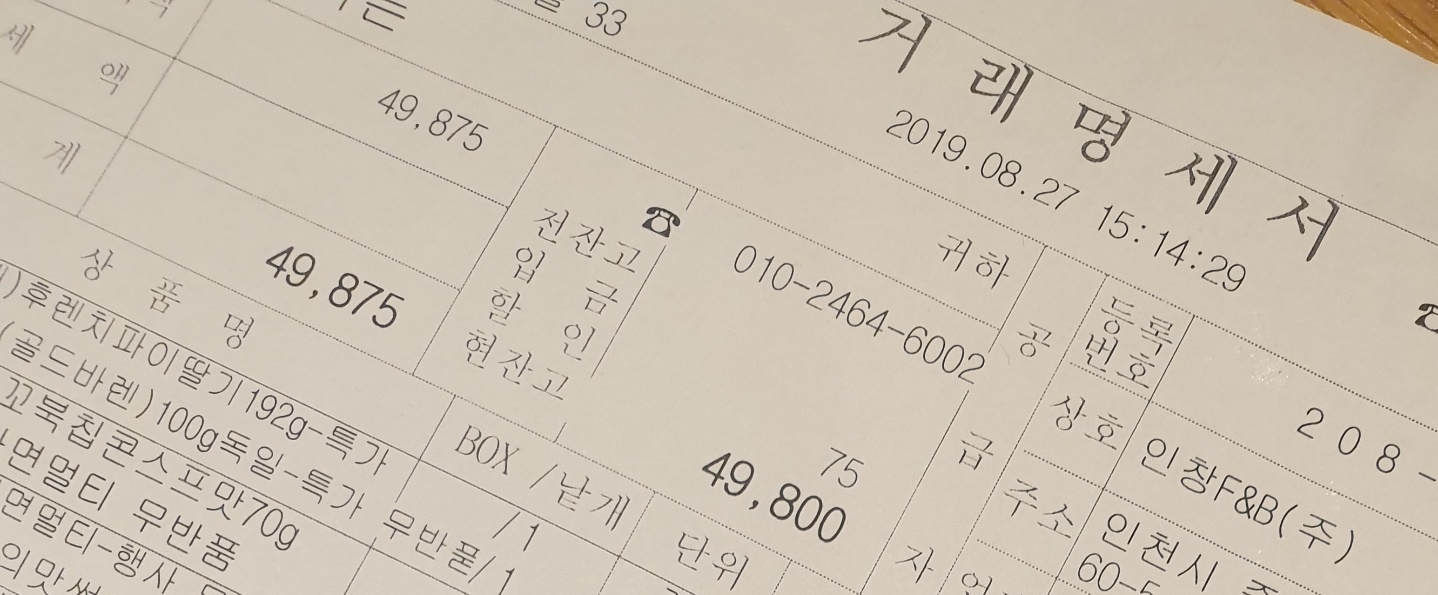
#> input picture image/hanwha5.jpg, 1438 x 595 px, found by its file name
$ jupyter execute --allow-errors '청구서OCR.ipynb'
#> lines starting #> are read from the running program, lines starting #| are printed output that depends on the picture; after the words box and inside, x2 and y2 are one past the last pixel; in counts of white or black regions, pixels touching at a corner belong together
[cell 1]
#1. 자동차 번호판 위치 확인
#2. 실제 자동차 번호 추출

[cell 2]
### import cv2  # 이미지 작업   -> opencv python 설치
import cv2
import numpy as np # 행렬 계산
import matplotlib.pyplot as plt    # 결과물 시각화
import pytesseract   # 이미지에서 글씨를 읽어내기 위해 사용
from PIL import Image
plt.style.use('dark_background')

#1. 이미지 불러오기
img_car = cv2.imread("C:/programming/myPyCode/BigData/Final_Prjoect/image/hanwha5.jpg")
#> img_car is the input picture: shape (595, 1438, 3); mean B, G, R 178.9, 193.6, 204.4

#2. 높이, 너비, 채널 크기 조절
height, width, channel = img_car.shape  # 너비, 높이, 채널 저장.

#3. 이미지 확인해보기
plt.figure(figsize=(12,10))
plt.imshow(img_car, cmap='gray')
plt.show()

[cell 3]
#4. 이미지를 GrayScale로 전환
gray = cv2.cvtColor(img_car, cv2.COLOR_BGR2GRAY)

plt.figure(figsize=(12,10))
plt.imshow(gray, cmap = 'gray')
plt.show()

[cell 4]
#  5. Adaptive Thresholding 진행.
# 사용 기법 - GaussianBlur / AdaptiveThreshold
# GaussianBlur 사용 이유 - Noise를 줄이기 위함.
# AdaptiveThreshold 사용 이유 - 노트 참고.
#Threshold란? - '문턱'이라는 뜻.
#이 값을 기준으로 상황이 급격하게 변한다는 뜻.
#ex)문턱값이 0.5일 때, 0.5를 기준으로 작으면 0, 보다 크면 1로 설정.(이진화와 비슷)

[cell 5]
#  5.1과 5.2는 가우시안 blur를 사용하고 안하고를 비교하기 위함.
# 5.1. Threshold only만 진행. 가우시안 blur X
img_thresh = cv2.adaptiveThreshold(
    gray,
    maxValue = 255.0,
    adaptiveMethod = cv2.ADAPTIVE_THRESH_GAUSSIAN_C,
    thresholdType = cv2.THRESH_BINARY_INV,
    blockSize =19,
    C=9
)
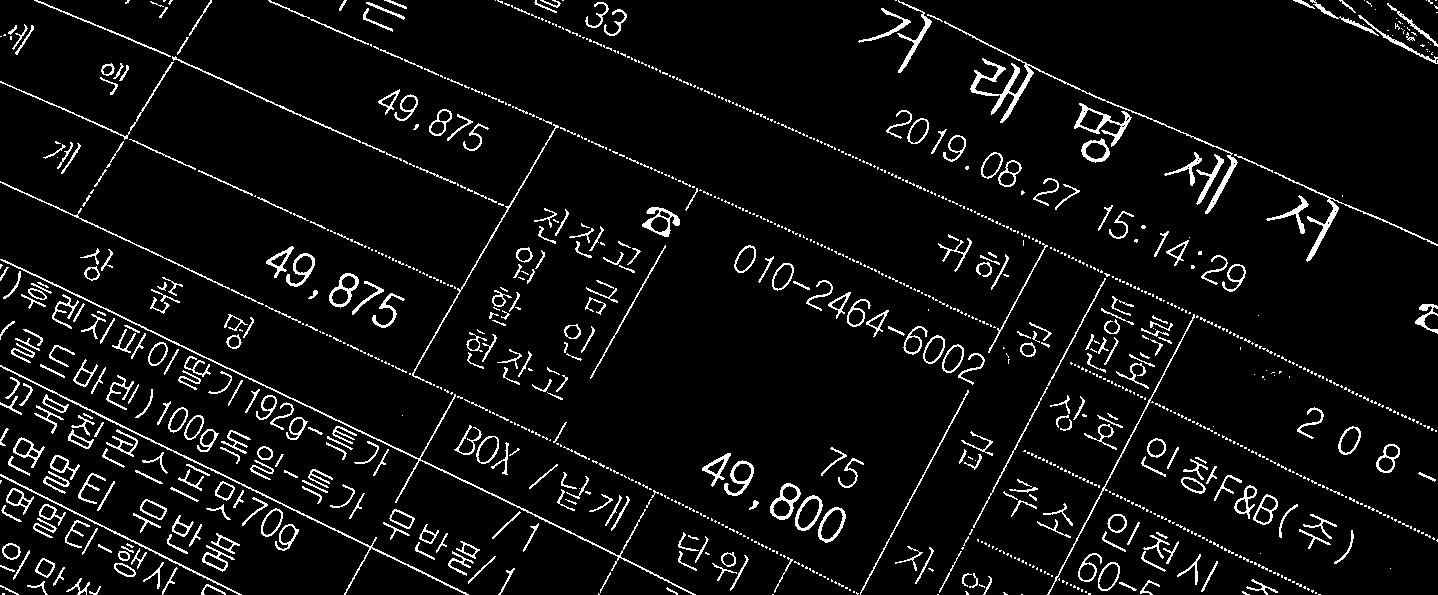
#> img_thresh: shape (595, 1438); 6% white in thin lines or dots

[cell 6]
img_thresh # only Threshold

[cell 7]
# 5.2 가우시안 blur + Threshold 진행.
img_blurred = cv2.GaussianBlur(gray, ksize = (5,5), sigmaX = 0)

[cell 8]
img_blurred

[cell 9]
img_blur_thresh = cv2.adaptiveThreshold(
    img_blurred,
    maxValue = 255.0,
    adaptiveMethod = cv2.ADAPTIVE_THRESH_GAUSSIAN_C,
    thresholdType = cv2.THRESH_BINARY_INV,
    blockSize = 19,
    C = 9
)
#> img_blur_thresh: shape (595, 1438); 7.5% white in thin lines or dots

[cell 10]
img_blur_thresh # GaussianBlur + Threshold

[cell 11]
# 5.3. only Threshold vs GaussianBlur + Threshold 비교
plt.figure(figsize=(20,20))
plt.subplot(1,2,1)
plt.title("only Threshold")
plt.imshow(img_thresh, cmap = 'gray')
plt.subplot(1,2,2)
plt.title("Blur and Threshold")
plt.imshow(img_blur_thresh, cmap='gray')
plt.show()

## 해석
## -> Blur를 진행했을 때 Noise가 더 없어지는 것을 볼 수 있음.
## -> AdaptiveThreshold를 통해, 검은색과 흰색으로 나눌 수 있음.
##  이렇게 진행함으로써, 컴퓨터가 번호를 좀 더 찾기 쉽게 하기 위함.

[cell 12]
# 6. Contours 찾기.
# Contours는 윤곽선을 의미.
#★★★★★윤곽선을 통해 번호판의 위치를 찾아낼 것임.★★★★★

# 참고 사이트
#https://datascienceschool.net/view-notebook/f9f8983941254a34bf0fee42c66c5539/
#  컨투어란?
# 동일한 색 또는 동일한 픽셀값(강도, intensity)을 가지고 있는 영역의 경계선을
#연결한 선. 윤곽선, 외형을 파악하는 데 사용. 결과물의 정확성을 위하여 임계처리
#등을 통해 이미지를 이진화 하여 사용.


#6.1. only Threshold
contours1, _= cv2.findContours(
    img_thresh,
    mode = cv2.RETR_LIST, # 모든 컨투어 라인을 찾지만, 상하구조 관계를 구성하지않음.
    method = cv2.CHAIN_APPROX_SIMPLE # 컨투어인을 그릴 수 있는 포인트만 반환
)
#> contours1 = 1286 contours, 862 with area under 20; largest, box (x1, y1, x2, y2) and area: (944, 21, 1238, 214) 1238, (0, 259, 696, 595) 860, (1074, 103, 1132, 147) 738, (770, 483, 801, 520) 656, (818, 507, 846, 543) 636

temp_result1= np.zeros((height, width, channel), dtype = np.uint8) # height, width, channel 크기에 맞게, 0으로 초기화

#> (the rest of this cell did not finish here and is left out)

[cell 13]
#6.2. 가우시안 blur + Threshold 진행. -> 6.1보다 노이즈가 적음.
contours2, _ = cv2.findContours(
    img_blur_thresh,
    mode = cv2.RETR_LIST, # 모든 컨투어 라인을 찾지만, 상하구조 관계를 구성하지않음.
    method = cv2.CHAIN_APPROX_SIMPLE # 컨투어인을 그릴 수 있는 포인트만 반환
)
#> contours2 = 827 contours, 335 with area under 20; largest, box (x1, y1, x2, y2) and area: (0, 259, 695, 595) 1382, (0, 365, 468, 595) 918, (1033, 66, 1131, 146) 911, (970, 58, 1034, 123) 778, (770, 483, 801, 520) 671

temp_result2= np.zeros((height, width, channel), dtype = np.uint8) # height, width, channel 크기에 맞게, 0으로 초기화

#> (the rest of this cell did not finish here and is left out)

[cell 14]
###### 앞으로 윤곽선이 noise가 없는 데이터를 이용할 것임(blur + Threshold) ###########
# 7. 윤곽선을 직사각형으로 만들기.
contours_dict = []
for contour in contours2:
    x, y, w, h = cv2.boundingRect(contour)  # cv2.boundingRect() 윤곽선을 감싸는 사각형을 구한다. => 사각형 범위 찾기
    cv2.rectangle(temp_result2, pt1=(x,y), pt2=(x+w, y+h), color=(255,255,255), thickness = 2)  # 이미지에 사각형을 그린다.

    # dict에 데이터 삽입
    contours_dict.append({  # boundingRect에 해당하는 값들을 저장.
        'contour' : contour,
        'x' : x,
        'y' : y,
        'w' : w,
        'h' : h,
        'cx' : x + (w/2),  # (cx,cy)는 중심 좌표.
        'cy' : y + (h/2)

    })
#> this loop made 827 passes
#> (x, y, w, h) on passes 2, 5, 6: (598, 594, 1, 1), (1315, 592, 3, 3), (1003, 592, 5, 3)
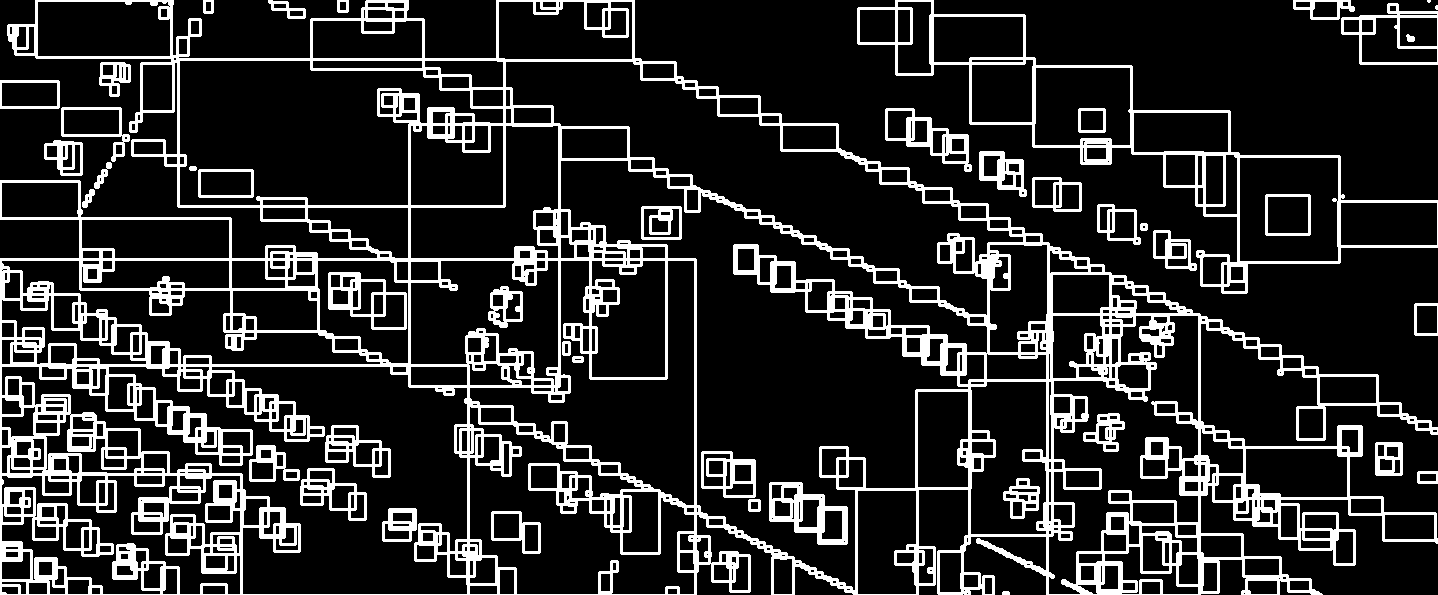
#> temp_result2: shape (595, 1438, 3); 17% white; 45 white regions (2 under 20 px), largest, box (x1, y1, x2, y2) and area: (0, 0, 1438, 595) 113683, (857, 0, 1438, 294) 8571, (769, 482, 848, 545) 1908
#> after the loop, contours_dict = 827 items

# boundingRect에서 만든 그림 확인. => contour를 감싸는 사각형의 모습들을 볼 수 있을 것임.
plt.figure(figsize=(12,10))
plt.imshow(temp_result2, cmap='gray')
plt.show()

[cell 15]
# 8. 위에서 네모를 다음 구간으로 추릴 것임.
MIN_AREA = 80 # boundingRect의 최소 넓이는 80
MIN_WIDTH, MIN_HEIGHT = 2, 8 # boundingRect의 최소 너비와 높이는 2, 8로 지정.
MIN_RATIO, MAX_RATIO = 0.25, 1.0 # boundingRect의 가로, 세로 비율의 최소와 최대

possible_contours = [] # 가능한 boundingRect를 다 저장할 것임.

cnt = 0
for d in contours_dict:
    area = d['w'] * d['h']  # 넓이 = 가로 * 세로
    ratio = d['w'] / d['h']  # 비율 = 가로 / 세로

    # 위 조건들을 확인하며, 번호판 확률이 높은 친구들을 possible_contours에 저장하자.
    if area > MIN_AREA and d['w'] > MIN_WIDTH and d['h'] > MIN_HEIGHT \
    and MIN_RATIO < ratio < MAX_RATIO:
        d['idx'] = cnt
        cnt += 1
        ## 각 윤곽선의 idx 값을 매겨 놓고, 나중에 조건에 맞는 윤곽선들의 idx만 따로 빼내기 위해 idx 값 지정.
        possible_contours.append(d)
#> this loop made 827 passes
#> (area, ratio) on passes 7, 14, 15, 16, 19, 21, 22, 24: (28, 1.75), (24, 1.5), (96, 1.5), (108, 1.33), (190, 1.9), (275, 2.27), (24, 1.5), (170, 1.7)
#> after the loop, cnt = 221; possible_contours = 221 items

[cell 16]
# 9. 조건에 맞는 boundingRect를 추려보기
temp_result2 = np.zeros((height, width, channel), dtype=np.uint8)  # 값을 초기화 시키기.

for d in possible_contours:
    cv2.rectangle(temp_result2, pt1=(d['x'], d['y']), pt2 = (d['x'] + d['y'], d['y']+d['h']), color= (255,255,255), thickness = 2)
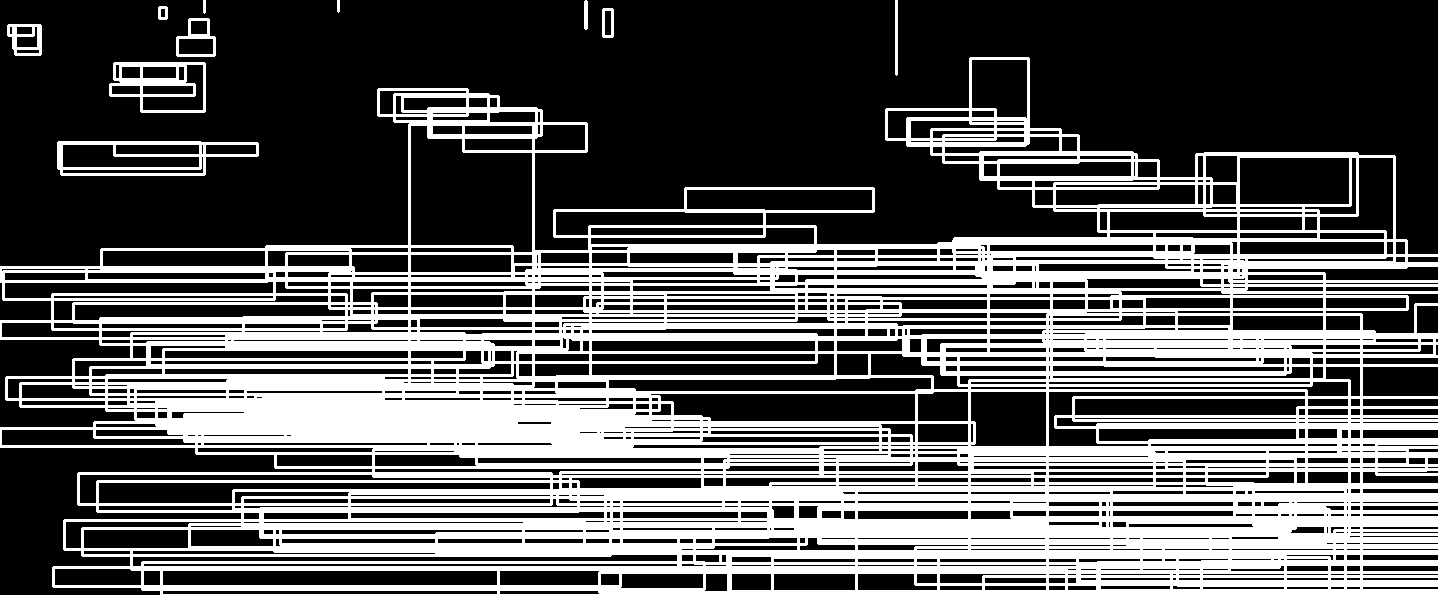
#> temp_result2: shape (595, 1438, 3); 35.1% white; 11 white regions, largest, box (x1, y1, x2, y2) and area: (0, 57, 1438, 595) 294062, (57, 141, 259, 176) 2380, (109, 62, 206, 113) 1889


plt.figure(figsize=(12,10))
plt.imshow(temp_result2, cmap='gray')
plt.show()
## 어려웠던 점 -> 아우디 차량은 마크가 000 이다 보니, boundingRect를 진행했을 때 번호판과 헷갈릴 수도 있음.

[cell 17]
# .1과 .2를 나눌 것임
#'아우디 마크를 제거하지 않았을 때' vs '아우디 마크를 제거했을 때'

#10.1. 진짜 번호판일 것 같은 boundingRect를 추려내기. -> 순차적으로 정리 되어 있는 것들을 확인한다.
# 규칙 정하기 - 노트 참고1
MAX_DIAG_MULTIPLYER = 5  # diag의 중심점끼리의 거리가 diag length의 __ 배 안쪽으로 있어야 함.
MAX_ANGLE_DIFF = 12.0  # contour와 contour와의 각도 최댓값
MAX_AREA_DIFF = 0.5  # contour와 contour 면적 차이가 ___이하(비율로 계산할 것임)
MAX_WIDTH_DIFF = 0.8  # contour와 contour의 너비 차이가 ____ 이하(비율로 계산할 것임)
MAX_HEIGHT_DIFF = 0.2  # contour와 contour의 높이 차이가 ____ 이하(비율로 계산할 것임)
MIN_N_MATCHED = 5  # 위 다섯 개의 변수를 만족하는 네모가 적어도 7개 이상이어야 함.


#####################
##### 함수 코드 #####
#####################
# 재귀적 방식으로 번호판 후보군을 찾을 것임.
def find_chars(contour_list):
    matched_result_idx = [] # 최종적을 남는 index 값들을 저장.


    #  이중 for문을 돎으로써, contour간에 계산 비교하기 - 노트 참고
    for d1 in contour_list:
        matched_contours_idx = []
        for d2 in contour_list:
            if d1['idx'] == d2['idx']:  # contour가 같으면 넘어감.
                continue

            #노트참고2 - 위 변수 중 MAX_DIAG_MULTIPLYER와 값을 비교하기 위함.
            dx = abs(d1['cx'] - d2['cx'])  #대각선 길이 구하기 위한 dx
            dy = abs(d1['cy'] - d2['cy'])  #대각선 길이 구하기 위한 dy

            diagonal_length1 = np.sqrt(d1['w'] ** 2 + d1['h'] ** 2) # contour1의 대각선 길이

            distance = np.linalg.norm(np.array([d1['cx'], d1['cy']]) - np.array([d2['cx'], d2['cy']]))
            ## np.linalg.norm(a-b)  => 벡터 a와 벡터 b 사이의 거리를 구한다.


            #노트참고3 - 위 변수 중 MAX_ANGLE_DIFF와 값을 비교하기 위함.=> dx, dy 계산이 있어야함.
            if dx == 0:  # dx = 0이면 contour1과 contour2간의 관계가 각도가 90도로 이루어짐.
                angle_diff = 90
            else:
                angle_diff = np.degrees(np.arctan(dy/dx))  # arctan을 통해 각도를 계산한다.
            area_diff = abs(d1['w'] * d1['h'] - d2['w'] * d2['h']) / (d1['w'] * d1['h'])  # 면적의 비율
            width_diff = abs(d1['w'] - d2['w']) / d1['w']   # 너비의 비율
            height_diff = abs(d1['h'] - d2['h']) / d1['h']  # 높이의 비율

            # 위 파라미터 기준에 맞는 친구들만 matched_contours_idx에 집어넣는다.
            if distance < diagonal_length1 * MAX_DIAG_MULTIPLYER \
            and angle_diff < MAX_ANGLE_DIFF and area_diff < MAX_AREA_DIFF \
            and width_diff < MAX_WIDTH_DIFF and height_diff < MAX_HEIGHT_DIFF:
                matched_contours_idx.append(d2['idx'])  # 노트참고4 - d1과 함께하는 d2들 중 조건에 만족하면 모두 추가하기.

        matched_contours_idx.append(d1['idx']) # d2와 비교했던 d1추가.

        # 번호판 갯수 확인 -> 윤곽선 갯수가 3보다 작으면 번호판일 확률이 낮다. 왜냐하면 한국 번호판은 총 7자리이기 때문.
        if len(matched_contours_idx) < MIN_N_MATCHED: # if 조건을 만족하면 번호판이 아님. 따라서 continue 진행.
            continue

        matched_result_idx.append(matched_contours_idx)  # 통과했으면 최종 후보군에 넣을 것임.

        # 최종 후보군이 아닌 애들을 한 번 더 비교해볼 것임.
        unmatched_contour_idx = []
        for d4 in contour_list:
            if d4['idx'] not in matched_contours_idx:  # mathced_contours_idx에 값이 없으면,
                unmatched_contour_idx.append(d4['idx']) #unmatched_contour_idx에 값을 대입하자.

        unmatched_contour = np.take(possible_contours, unmatched_contour_idx) # 전체 contour와 unmatched contour의 교집합을 찾자!!!
        ## np.take(a, idx) => a에서 idx와 같은 인덱스의 값만 추출.

        # ★★★재귀 진행★★★ -> 후보군인 것들을 제거하면서 후보군이 아닌 값들 중 후보일 것으로 예상 되는 값을 찾기 위함.
        recursive_contour_list = find_chars(unmatched_contour)

        # 살아남은 것을 matched_result_idx에 저장.
        for idx in recursive_contour_list:
            matched_result_idx.append(idx)

        break
#> this loop made 13 passes
#> recursive_contour_list on pass 13: [[75, 83, 86, 87, 89, 91, 85], [96, 99, 101, 102, 105]]
#> after the loop, matched_result_idx = [[5, 7, 13, 25, 12], [26, 33, 47, 55, 57, 35], [75, 83, 86, 87, 89, 91, 85], [96, 99, 101, 102, 105]]

    return matched_result_idx

#####################
##### 메인 코드 #####
#####################
result_idx = find_chars(possible_contours)
#> result_idx has the same summary as matched_result_idx in find_chars

matched_result = []
for idx_list in result_idx:
    matched_result.append(np.take(possible_contours, idx_list)) # 전체와 부분을 비교해본다.
#> this loop made 4 passes
#> after the loop, matched_result = 4 items

[cell 18]
# 11.1. matched_result 시각화 진행 => 최종적으로 번호판 위치를 확인하기 위함.
temp_result2 = np.zeros((height, width, channel), dtype = np.uint8)
#> temp_result2: shape (595, 1438, 3); every value is 0

for r in matched_result:
    for d in r:
        cv2.rectangle(temp_result2, pt1=(d['x'], d['y']), pt2 = (d['x'] + d['w'], d['y'] + d['h']), color=(255,255,255), thickness=2)
#> this loop made 4 passes
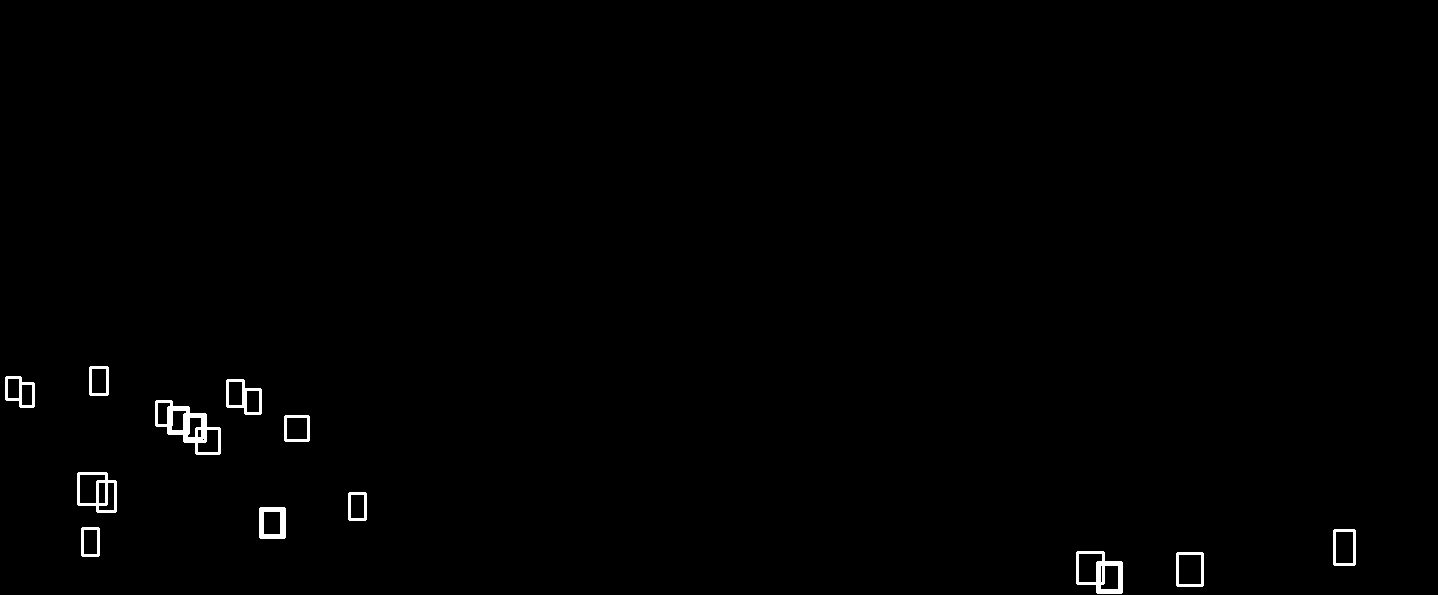
#> temp_result2: shape (595, 1438, 3); 0.66% white; 12 white regions, largest, box (x1, y1, x2, y2) and area: (155, 400, 221, 455) 1218, (1076, 551, 1123, 594) 804, (77, 472, 117, 513) 616

plt.figure(figsize=(12,10))
plt.imshow(temp_result2, cmap='gray')
plt.show()

## 아우디 마크 때문일 것으로 추정. => 아우디 차량은 번호판 인식이 좀 힘들다는 것을 알 수 있음.

[cell 19]
# 12.1. 비틀어진 이미지 바로 만들기.
# Affine Transform 활용 -> 비틀어진 이미지를 바로 만들기.
PLATE_WIDTH_PADDING = 1.3
PLATE_HEIGHT_PADDING = 1.5
MIN_PLATE_RATIO = 3
MAX_PLATE_RATIO = 10


for i, matched_chars in enumerate(matched_result): # enumerate => (인덱스, 컬렉션의 원소) 형태로 추출 -> 참고 사이트 : https://wikidocs.net/16045
    sorted_chars = sorted(matched_chars, key = lambda x : x['cx'])  # x 방향으로 순차적으로 정렬 해주기.


    #  노트참고5
    # plate의 cx, cy, width, height를 계산함. => plate_x, plate_y, plate_width, plate_height가 변수임.
    plate_cx = (sorted_chars[0]['cx'] + sorted_chars[-1]['cx']) / 2 # center x => (처음 + 마지막) / 2 => central x
    plate_cy = (sorted_chars[0]['cy'] + sorted_chars[-1]['cy']) / 2 # center y => (처음 + 마지막) / 2 => central y

    plate_width = (sorted_chars[-1]['x'] + sorted_chars[-1]['w'] - sorted_chars[0]['x']) * PLATE_WIDTH_PADDING

    sum_height = 0
    for d in sorted_chars:
        sum_height += d['h']

    plate_height = int(sum_height / len(sorted_chars) * PLATE_HEIGHT_PADDING)

    # 수평선을 기준으로 비틀어진 각도를 바로 잡기 위함.
    #각도를 계산하기 위해 arcsin 사용.
    triangle_height = sorted_chars[-1]['cy'] - sorted_chars[0]['cy'] # 컨투어끼리에서 높이 계산
    triangle_hypotenus = np.linalg.norm(   # contour간의 대각선 길이 계산
        np.array([sorted_chars[0]['cx'], sorted_chars[0]['cy']]) -
        np.array([sorted_chars[-1]['cx'], sorted_chars[-1]['cy']])
    )
#> this loop made 4 passes
#> (plate_cx, plate_cy, plate_width, plate_height, triangle_height, triangle_hypotenus) on passes 1 to 4: (1217, 557.2, 360.1, 45, -20.5, 254.8), (223.5, 523.8, 367.9, 42, -35.5, 269.3), (230, 420.5, 197.6, 36, 15, 133.8), (132.8, 394.5, 330.2, 36, 13, 239.9)
#> (the rest of the program and of its run is left out)
